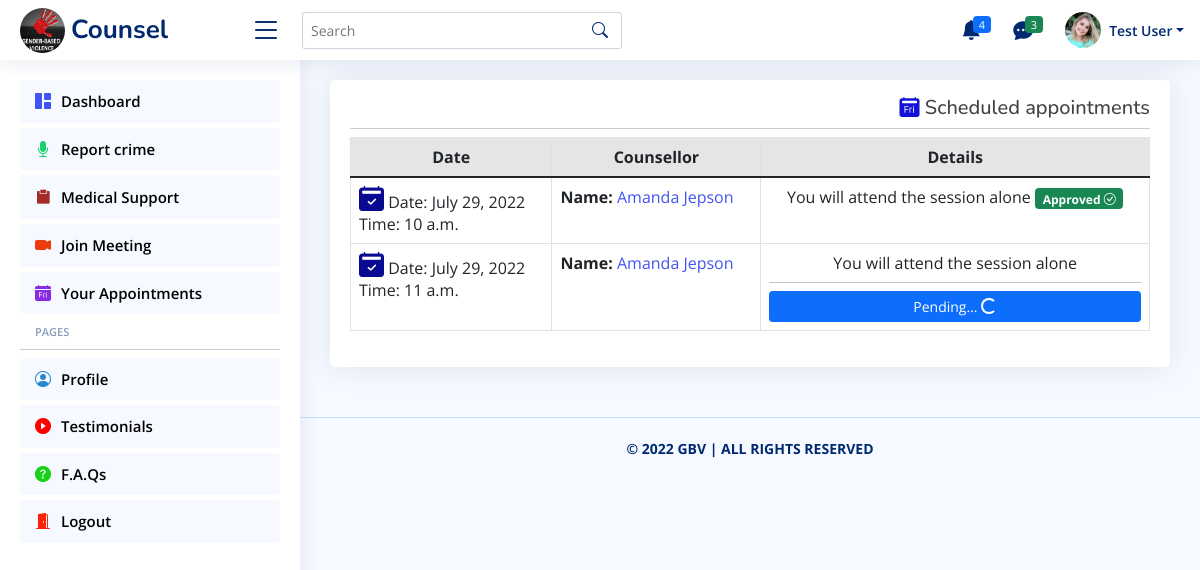
Screenshot of /your-scheduled-sessions/ (signed in) with the database file from the repository.
### users/models.py (models this page shows, shortened)
class UserProfile(models.Model):
    id = models.CharField(primary_key=True, unique=True, max_length=12, editable=False)
    reg_user = models.OneToOneField(User, on_delete=models.CASCADE, editable=False)
    profile_pic = models.ImageField(upload_to='UserDps/', default='default.jpg')
    gender = models.CharField(max_length=10, blank=False)
    location = models.CharField(max_length=50, blank=False)
    dob = models.DateField(null=True)
    age = models.PositiveIntegerField(default=0)
    phone_no = models.CharField(max_length=15, blank=False)
    marital_status = models.CharField(max_length=15, blank=False)
    created = models.DateTimeField(auto_now_add=True)
    edited = models.DateTimeField(auto_now=True)
    class Meta:
        verbose_name_plural = 'User Profiles'
        ordering = ['reg_user']

class UserAppointment(models.Model):
    id = models.CharField(max_length=8, editable=False, primary_key=True)
    patient = models.ForeignKey(UserProfile, on_delete=models.CASCADE, editable=False)
    medic = models.CharField(max_length=150)
    appointment_date = models.DateField(blank=False)
    appointment_time = models.TimeField(blank=False)
    type_session = models.CharField(max_length=20, blank=False)
    duration = models.CharField(max_length=50, blank=False)
    approval = models.CharField(max_length=20, blank=False)
    scheduled = models.DateTimeField(auto_now_add=True)
    edited = models.DateTimeField(auto_now=True)
    class Meta:
        verbose_name_plural = 'Appointments'
        ordering = ['-scheduled']

### users/views.py (the view)
# urls.py: path('your-scheduled-sessions/', views.scheduled_apppointments_view, name='user_sessions'),
@login_required(login_url='user_login')
def scheduled_apppointments_view(request):
    user_scheduled_sessions = UserAppointment.objects.filter(patient=request.user.userprofile).order_by('scheduled')
    context = {'sessions': user_scheduled_sessions}
    return render(request, 'users/sessions.html', context)

### users/templates/users/sessions.html (shortened to what this page needs)
{% extends 'users/base.html' %}{% block title %}Your Appointments{% endblock %}
    {% block content %}
    <main class="main" id="main">
        <section class="section profile">
            <div class="row">
                <div class="col-xl-12">
                    <div class="card">
                        <div class="card-body pt-3">
                            <h5 class="text-end mb-0"><i class="bi bi-calendar2-day-fill" style="color: rgb(19, 19, 216);"></i> Scheduled appointments</h5><hr class="dropdown-divider">
                            <div class="table-responsive-sm">
                                <table class="table table-bordered">
                                    <thead>
                                        <tr class="table-active text-center">
                                            <th>Date</th>
                                            <th>Counsellor</th>
                                            <th>Details</th>
                                        </tr>
                                    </thead>
                                    <tbody>
                                        {% for session in sessions %}
                                        <tr>
                                            <td><i class="bi bi-calendar2-check-fill" style="color: rgb(9, 9, 146); font-size: 25px;"></i> Date: {{ session.appointment_date }} <br>Time: {{ session.appointment_time}}</td>
                                            <td><b>Name: </b><a href="{% url 'medic' %}">{{ session.medic }}</a></td>
                                            <td class="text-center">
                                                {% if session.company == 'Yes' %}You will be accompanied
                                                {% else %}You will attend the session alone{% endif %}
                                                {% if session.approval == 'Approve' %}<span class="badge bg-success">Approved <i class="bi bi-check-circle"></i></span>{% else %}
                                                <hr class="dropdown-divider"><a href="{% url 'edit' session.scheduled %}" class="btn btn-primary btn-sm pr-1 pl-1 w-100">Pending... <span class="spinner-border spinner-border-sm" role="status" aria-hidden="true"></span></a>
                                              {% endif %}
                                            </td>
                                        </tr>
                                        {% empty %}
                                        <tr><td colspan="3">No appointments available</td></tr>
                                        {% endfor %}
                                    </tbody>
                                </table>
                            </div>
                        </div>
                    </div>
                </div>
            </div>
        </section>
    </main>
    {% endblock %}

### users/templates/users/base.html (shortened to what this page needs)
{% load static %}
    <link href="{% static 'bootstrap/css/bootstrap.min.css' %}" rel="stylesheet">
    <link href="{% static 'bootstrap-icons/bootstrap-icons.css' %}" rel="stylesheet">
    <link href="{% static 'remixicon/remixicon.css' %}" rel="stylesheet">
    <link href="{% static 'style.css' %}" rel="stylesheet">
    <header id="header" class="header fixed-top d-flex align-items-center">
        <div class="d-flex align-items-center justify-content-between">
            {% if user.is_authenticated %}<a href="{% url 'user_homepage' %}" class="logo d-flex align-items-center">
                <img src="{% static 'logo.jpg' %}" class="rounded-circle"  alt="logo">
                <span class="d-none d-lg-block">Counsel</span>
            </a>{% else %}<a href="{% url 'user_login' %}" class="logo d-flex align-items-center"><img src="{% static 'logo.jpg' %}" class="rounded-circle" alt="logo"><span class="d-none d-lg-block">Counsel</span></a>{% endif %}
            {% if user.is_authenticated %}<i class="bi bi-list toggle-sidebar-btn"></i>{% endif %}
        </div>
        {% if user.is_authenticated %}
        <div class="search-bar">
            <form class="search-form d-flex align-items-center mt-3" method="GET" action="#">
                <input type="text" name="query" placeholder="Search" title="Enter search keyword">
                <button type="submit" title="Search"><i class="bi bi-search"></i></button>
            </form>
        </div>
        <nav class="header-nav ms-auto">
            <ul class="d-flex align-items-center">
                <li class="nav-item dropdown">
                    <a class="nav-link nav-icon" href="#" data-bs-toggle="dropdown">
                        <i class="bi bi-bell-fill"></i>
                        <span class="badge bg-primary badge-number">4</span>
                    </a>
                </li>
                <li class="nav-item dropdown">
                    <a class="nav-link nav-icon" href="#" data-bs-toggle="dropdown">
                        <i class="bi bi-chat-dots-fill"></i>
                        <span class="badge bg-success badge-number">3</span>
                    </a>
                </li>
                <li class="nav-item dropdown pe-3">
                    <a class="nav-link nav-profile d-flex align-items-center pe-0" href="#" data-bs-toggle="dropdown">
                        <img src="{{user.userprofile.profile_pic.url}}" alt="Profile" class="rounded-circle">
                        <span class="d-none d-md-block dropdown-toggle ps-2">{{user.userprofile.reg_user|title}}</span>
                    </a>
                </li>
            </ul>
        </nav>
        {% endif %}
    </header>
    {% if user.is_authenticated %}
    <aside id="sidebar" class="sidebar">
        <ul class="sidebar-nav" id="sidebar-nav">
            <li class="nav-item">
                <a class="nav-link" href="{% url 'user_homepage' %}">
                    <i class="bi bi-grid-1x2-fill"></i>
                    <span>Dashboard</span>
                </a>
            </li>
            <li class="nav-item">
                <a class="nav-link" href="">
                    <i class="bi bi-mic-fill"></i><span>Report crime</span>
                </a>
            </li>
            <li class="nav-item">
                <a class="nav-link" href="{% url 'medic' %}">
                    <i class="ri-clipboard-fill"></i><span>Medical Support</span>
                </a>
            </li>
            <li class="nav-item">
                <a class="nav-link" href="{% url 'meeting' %}">
                    <i class="bi bi-camera-video-fill"></i><span>Join Meeting</span>
                </a>
            </li>
            <li class="nav-item">
                <a class="nav-link" href="{% url 'user_sessions' %}">
                    <i class="bi bi-calendar-day-fill"></i><span>Your Appointments</span>
                </a>
            </li>
            <li class="nav-heading">Pages</li><hr class="dropdown-divider">
            <li class="nav-item">
                <a class="nav-link" href="{% url 'user_profile' %}">
                    <i class="bi bi-person-circle"></i>
                    <span>Profile</span>
                </a>
            </li>
            <li class="nav-item">
                <a class="nav-link" href="{% url 'testimonials' %}">
                    <i class="bi bi-play-circle-fill"></i>
                    <span>Testimonials</span>
                </a>
            </li>
            <li class="nav-item">
                <a class="nav-link" href="{% url 'faq' %}">
                    <i class="bi bi-question-circle-fill"></i>
                    <span>F.A.Qs</span>
                </a>
            </li>
            <li class="nav-item">
                <a class="nav-link" href="{% url 'logout_user' %}">
                    <i class="bi bi-door-open-fill"></i>
                    <span>Logout</span>
                </a>
            </li>
        </ul>
    </aside>
    {% endif %}
    {% block content %}
    {% endblock %}
    {% if user.is_authenticated %}
    <footer id="footer" class="footer">
        <div class="copyright">
            <strong>&copy; 2022 <span>GBV</span> | ALL RIGHTS RESERVED</strong>
        </div>
    </footer>
    {% else %}
    <footer class="footer">
        <div class="copyright">
            <strong>&copy; 2022 <span>GBV</span> | ALL RIGHTS RESERVED</strong>
        </div>
    </footer>
    {% endif %}

### static/css/style.css (style rules this page uses)
a { color: #4154f1; text-decoration: none; }
h1, h2, h3, h4, h5, h6 { font-family: "Nunito", sans-serif; }
#main { margin-top: 60px; padding: 20px 30px; transition: all 0.3s; }
.card { margin-bottom: 30px; border: none; border-radius: 5px; box-shadow: 0px 0 30px rgba(1, 41, 112, 0.1); }
.card-body { padding: 0 20px 20px 20px; }
.logo { line-height: 1; }
@media (min-width: 1200px) { .logo { width: 220px; } }
.logo img { height: 45px; width: 45px; margin-right: 6px; }
.logo span { font-size: 26px; font-weight: 700; color: #012970; font-family: "Nunito", sans-serif; }
.header { transition: all 0.5s; z-index: 997; height: 60px; box-shadow: 0px 2px 20px rgba(1, 41, 112, 0.1); background-color: #fff; padding-left: 20px; }
.header .toggle-sidebar-btn { font-size: 32px; padding-left: 10px; cursor: pointer; color: #012970; }
.header .search-bar { min-width: 360px; padding: 0 20px; }
.header .search-form { width: 100%; }
.header .search-form input { border: 0; font-size: 14px; color: #012970; border: 1px solid rgba(1, 41, 112, 0.2); padding: 7px 38px 7px 8px; border-radius: 3px; transition: 0.3s; width: 100%; }
.header .search-form button { border: 0; padding: 0; margin-left: -30px; background: none; }
.header .search-form button i { color: #012970; }
.header-nav ul { list-style: none; }
.header-nav > ul { margin: 0; padding: 0; }
.header-nav .nav-icon { font-size: 20px; color: #012970; }
.header-nav .nav-profile { color: #012970; }
.header-nav .nav-profile img { max-height: 36px; }
.header-nav .nav-profile span { font-size: 14px; font-weight: 600; }
.header-nav .badge-number { position: absolute; inset: 4px 6px auto auto; font-weight: normal; font-size: 11px; padding: 3px 6px; }
.sidebar { position: fixed; top: 60px; left: 0; bottom: 0; width: 300px; z-index: 996; transition: all 0.3s; padding: 20px; overflow-y: auto; scrollbar-width: thin; scrollbar-color: #aab7cf transparent; box-shadow: 0px 0px 20px rgba(1, 41, 112, 0.1); background-color: #fff; }
@media (min-width: 1200px) { #main, #footer { margin-left: 300px; } }
.sidebar-nav { padding: 0; margin: 0; list-style: none; }
.sidebar-nav li { padding: 0; margin: 0; list-style: none; }
.sidebar-nav .nav-item { margin-bottom: 5px; }
.sidebar-nav .nav-heading { font-size: 11px; text-transform: uppercase; color: #899bbd; font-weight: 600; margin: 10px 0 5px 15px; }
.sidebar-nav .nav-link { display: flex; align-items: center; font-size: 15px; font-weight: 600; color: black; transition: 0.3; background: #f6f9ff; padding: 10px 15px; border-radius: 4px; }
.sidebar-nav .nav-link i { font-size: 16px; margin-right: 10px; color: #4154f1; }
.sidebar-nav .nav-link .bi-mic-fill { color: #18d26e; }
.sidebar-nav .nav-link .ri-clipboard-fill { color: brown; }
.sidebar-nav .nav-link .bi-camera-video-fill { color: #ed3c0d }
.sidebar-nav .nav-link .bi-calendar-day-fill { color: blueviolet; }
.sidebar-nav .nav-link .bi-person-circle { color: #2487ce; }
.sidebar-nav .nav-link .bi-play-circle-fill { color: red; }
.sidebar-nav .nav-link .bi-question-circle-fill { color: rgb(22, 209, 22); }
.sidebar-nav .nav-link .bi-door-open-fill { color: rgb(252, 34, 10); }
.footer { padding: 20px 0; font-size: 14px; transition: all 0.3s; border-top: 1px solid #cddfff; }
.footer .copyright { text-align: center; color: #012970; }

### rows the page displays
UserAppointment: appointment_date "July 29, 2022", appointment_time "10 a.m.", medic "Amanda Jepson", approval "Approved"
UserAppointment: appointment_date "July 29, 2022", appointment_time "11 a.m.", medic "Amanda Jepson", approval "Pending..."

### other values shown
{{ user.userprofile.reg_user|title }} "Test User"
